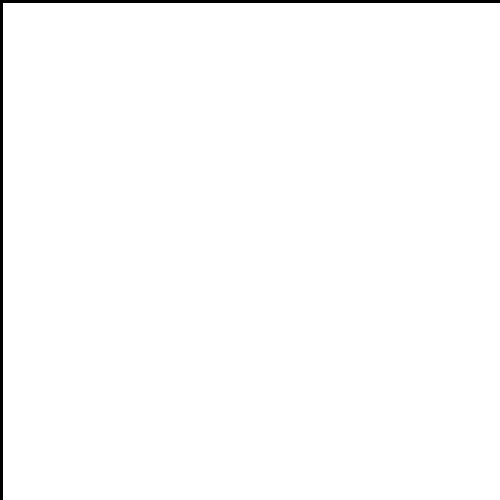
Frame 1 (no input)
Frame 60 (the mouse pressed at the canvas centre just before this capture): identical to frame 1, image omitted
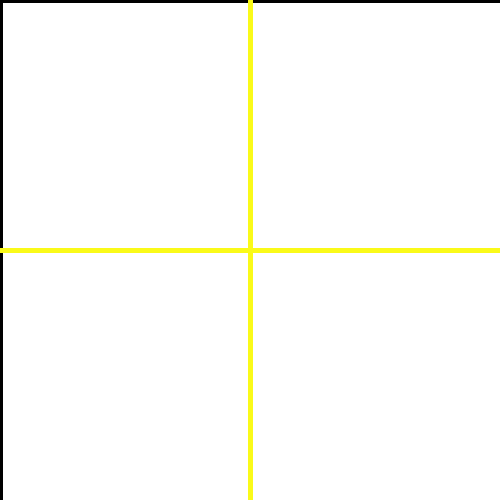
Frame 120 (the mouse held since frame 60 and released just before this capture)

The Processing sketch that drew these frames (run headless with seeded random() and noise(); from frame 60 on, the mouse is pressed at the canvas centre):

// Processing sketch: processing_100647
// ── processing_100647.pde

void setup() {
  size(500, 500); 
  stroke(255);
  background(#FFFFFF);
  noFill();
}

void draw() {

stroke((mouseX % 255), (mouseY % 255), ((mouseX * mouseY) % 255));
  strokeWeight(5);
line(mouseX,0, mouseX, height);
line(0, mouseY, width, mouseY);

}
